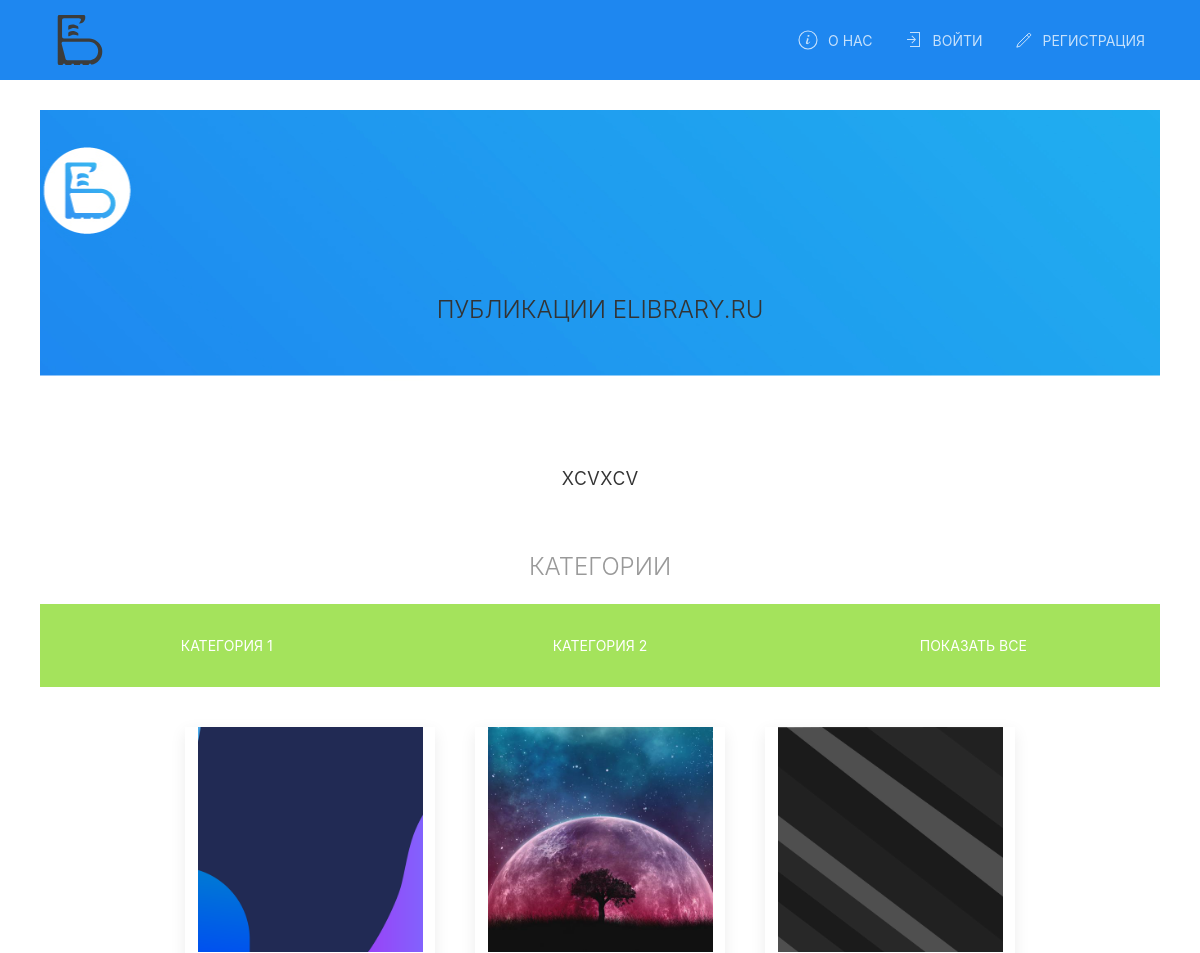
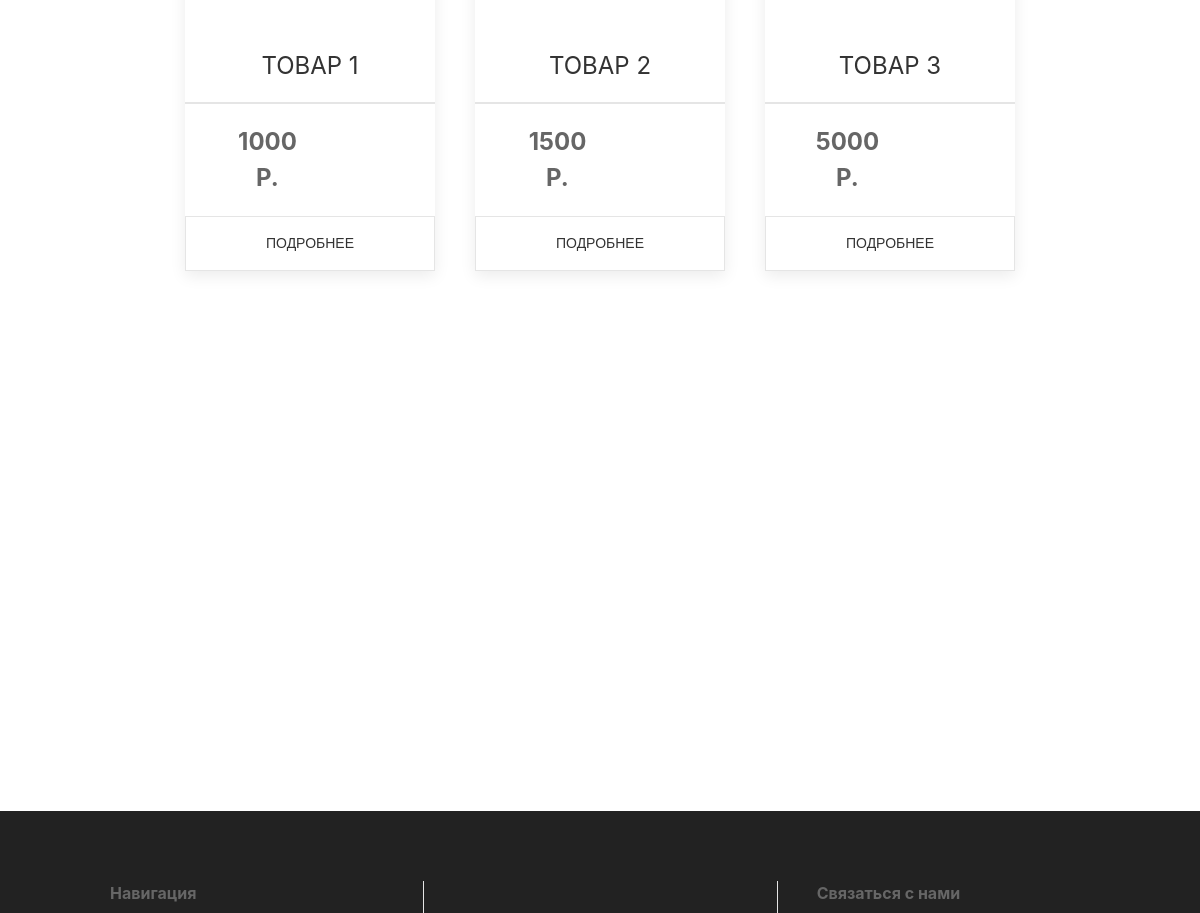
The page / on the database its author committed (2 pictures, top to bottom).
### py_market/models.py (models this page shows, shortened)
class News(db.Model):
    __tablename__ = "News"
    id = db.Column(db.Integer, primary_key=True)
    title = db.Column(db.String(300))
    description = db.Column(db.String(300))
    text = db.Column(db.Text())
    image_url = db.Column(db.String(400))

class Category(db.Model):
    __tablename__ = "Category"
    id = db.Column(db.Integer, primary_key=True)
    product_id = db.Column(db.Integer, db.ForeignKey("Product.id"))
    products = db.relationship("Product",
                               backref=db.backref("category", lazy="select", uselist=True),
                               secondary=products_categories,
                               uselist=True)
    name = db.Column(db.String(100), nullable=False, unique=True)

class Product(db.Model):
    __tablename__ = "Product"
    id = db.Column(db.Integer, primary_key=True, autoincrement=True)
    name = db.Column(db.String(100), nullable=False)
    price = db.Column(db.Float, nullable=False)
    male = db.Column(db.Boolean, nullable=True)
    brand = db.Column(db.String(100), nullable=True)
    description = db.Column(db.String(200))
    arrival_date = db.Column(db.Date(), default=date.today())

class ProductPhoto(db.Model):
    __tablename__ = "ProductPhoto"
    id = db.Column(db.Integer, primary_key=True)
    path = db.Column(db.String(250))
    products = db.Column(db.Integer, db.ForeignKey(Product.id))
    product = db.relationship(Product,
                              backref=db.backref("photos", lazy="subquery"),
                              foreign_keys=[products])

### py_market/routes.py (the view)
@app.route('/home')
@app.route('/')
def home():
    products = Product.query.order_by(Product.arrival_date).limit(app.config["ITEMS_PER_PAGE"]).all()
    categories = Category.query.all()
    titles = News.query.all()
    return render_template("py_market/home.html",
                           title="Главная страница",
                           products=products,
                           categories=categories,
                           titles=titles)

### py_market/routes.py (called while the page is built)
@app.before_request
def before_request():
    if current_user:
        g.user = current_user

@app.context_processor
def inject_user():
    if current_user:
        return dict(user=g.user)

### py_market/templates/py_market/home.html (shortened to what this page needs)
{% extends "py_market/base.html" %}
{% from "py_market/macroses.html" import show_categories %}
{% from"products/macroses.html" import show_products %}
{% block content %}
    {% if titles %}
        {% include "py_market/news_slider.html" %}
    {% endif %}
    {% if categories|length >= 1 %}
        <div class="uk-margin-medium">
            <div class="uk-h3 uk-text-muted uk-text-center uk-text-light uk-text-uppercase">Категории</div>
                {{ show_categories(categories) }}
        </div>
    {% endif %}
    {% if products %}
        {% block head %}
            {{ super() }}
        {% endblock %}
        {{ show_products(products, user) }}
    {% endif %}
{% endblock %}

### py_market/templates/py_market/macroses.html (shortened to what this page needs)
{% macro show_categories(categories) %}
    <div class="uk-grid-collapse uk-child-width-expand@m  uk-child-width-1-1@s
                uk-flex-center uk-text-center uk-text-uppercase" uk-grid
         style="color: white">
        {% for category in categories %}
            <form method="get" class="uk-link-toggle uk-card-hover uk-first-column"
                  action="{{ url_for('products.base') }}">
                <input type="submit" value="{{category.name}}"
                       class="uk-button uk-width-1-1 uk-button-large uk-padding-small home_page_menu">
            </form>
        {% endfor %}
        <a href="{{ url_for('products.base') }}" class="uk-link-toggle uk-card-hover uk-first-column">
            <button class="uk-button uk-width-1-1 uk-button-large uk-padding-small home_page_menu">
                Показать все
            </button>
        </a>
    </div>
{% endmacro %}

### products/templates/products/macroses.html (shortened to what this page needs)
{% macro show_products(products, user) %}
    {% if products %}
        <div id="products" uk-grid class="uk-grid uk-flex-center uk-child-width-1-3@m uk-child-width-1-4@l"
             uk-height-match=".uk-card">
            {% for product in products %}
                <div>
                    <div class="uk-card uk-card-default">
                        <div class="uk-card-media-top">
                            {% if product.photos|length  >= 1%}
                                {% with preview = product.photos[0].path %}
                                    <img class="uk-align-center fill-img"
                                     src="{{url_for('static', filename=preview) }}"
                                     alt="alt text"
                                     sizes="(min-width: 150px; min-height:250px;) 500px, 100vw">
                                {% endwith %}
                            {% else %}
                            <img class=" uk-align-center"
                                 src="{{ url_for('static', filename='images/default_product.jpg') }}"
                                 alt="alt text">
                            {% endif %}
                        </div>
                        <div class="uk-width-1-1">
                            <div class="uk-card-header">
                                <h3 class="uk-card-title uk-text-uppercase uk-text-center">
                                    {{ product.name }}
                                </h3>
                            </div>
                            <div class="uk-card-footer">
                                <div class="uk-flex uk-flex-between uk-child-width-1-2">
                                    <div>
                                        <div class="uk-text-bold uk-text-center uk-text-large">{{ product.price }} Р.</div>
                                    </div>
                                </div>
                            </div>
                            <div class="uk-width-1-1">
                                <a class="uk-button-link" href="{{ url_for('products.product_page', id=product.id) }}">
                                    <button class="uk-button-large uk-button-default uk-width-1-1 uk-text-uppercase">
                                        Подробнее
                                    </button>
                                </a>
                            </div>
                        </div>
                    </div>
                </div>
        {% endfor %}
        </div>
    {% endif %}
{% endmacro %}

### py_market/templates/py_market/news_slider.html (shortened to what this page needs)
<div class="uk-position-relative uk-visible-toggle" tabindex="-1"
     uk-slideshow="animation: push; max-height: 400; autoplay: true; finite: true; ">
    <ul class="uk-slideshow-items">
        {% for title_elem in titles %}
                <li>
                    {% if title_elem.image_url %}
                        <img src="{{ title_elem.image_url }}" alt="" uk-cover>
                    {% else %}
                        <img src="{{ url_for('static', filename="/images/news/bg_news_1.jpg") }}" alt="" uk-cover>
                    {% endif %}
                    <div class="uk-position-center uk-position-small uk-padding-small
                                uk-text-center uk-text-light uk-text-uppercase">
                      <a class="uk-link-reset" href="{{ url_for('news', id=title_elem.id) }}">
                          <div class="uk-margin-remove uk-text-uppercase uk-text-lead uk-button uk-button-text">
                              {% if title_elem.title %}
                                  {{ title_elem.title }}
                              {% else %}
                                  Новость № {{ title_elem.id }}
                              {% endif %}
                          </div>
                      </a>
                    </div>
                    <div class="uk-position-bottom-center uk-position-small
                                uk-text-light uk-text-center uk-margin-medium uk-text-lead">
                        {{ title_elem.description }}
                    </div>
                </li>
        {% endfor %}
    </ul>
</div>

### py_market/static/css/style.css (style rules this page uses)
.home_page_menu { background-color: #a4e35c; color: white!important; transform: scale(1); transition: linear 1s; }
button { cursor: pointer; }
.fill-img { width: 90%; height: auto; }

### rows shown on the page
News: title "ПУБЛИКАЦИИ ELIBRARY.RU", description "xcvxcv"
Category: name "Категория 1"
Category: name "Категория 2"
Product: path (picture), name "ТОВАР 1", price "1000"
Product: path (picture), name "ТОВАР 2", price "1500"
Product: path (picture), name "ТОВАР 3", price "5000"
